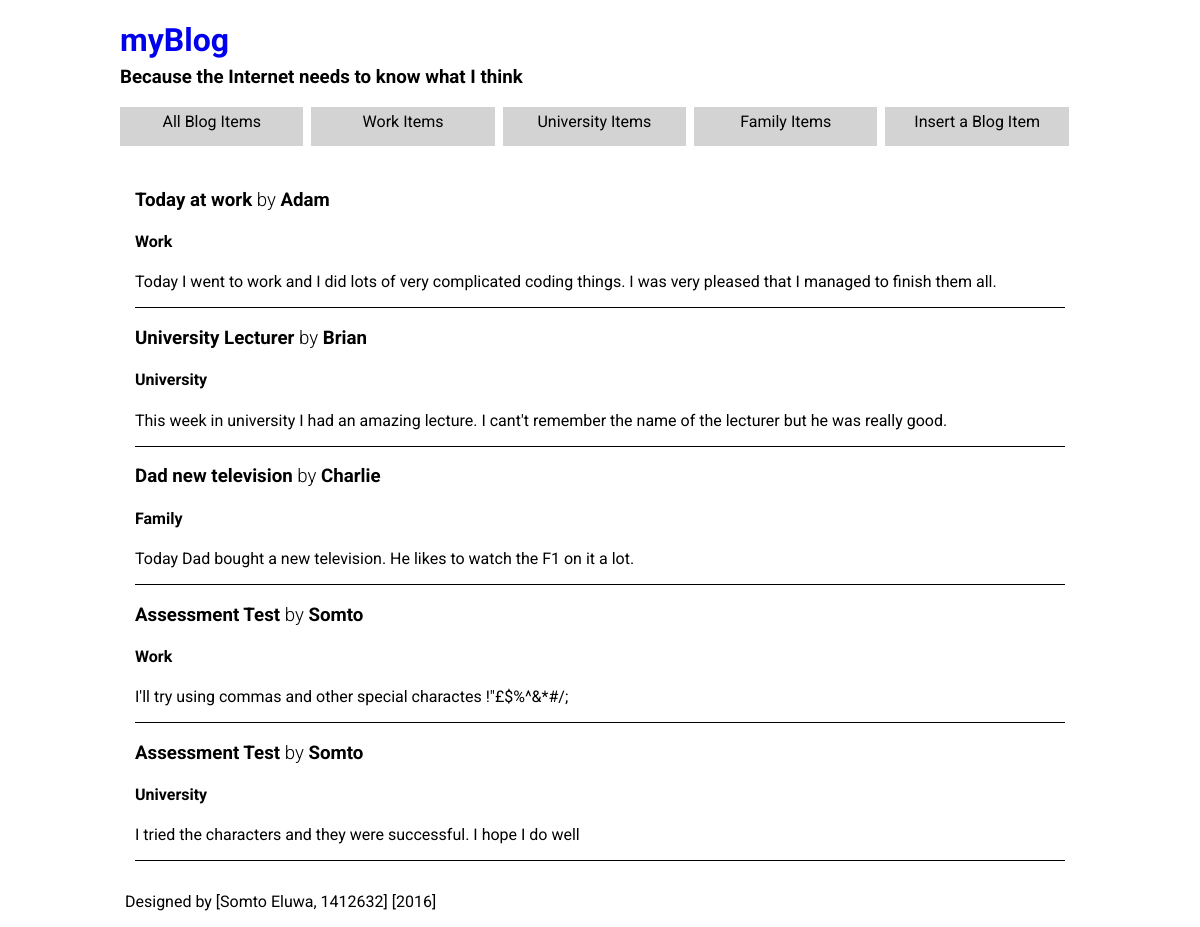
Screenshot of /Task3/blog.php with the database file from the repository.
### tables this page shows
CREATE TABLE `blogview` (
  `blogItemID` int(11) NOT NULL AUTO_INCREMENT,
  `entryTitle` varchar(100) NOT NULL,
  `entrySummary` varchar(300) NOT NULL,
  `category` varchar(100) NOT NULL,
  `submitter` varchar(100) DEFAULT NULL,
  PRIMARY KEY (`blogItemID`)
);

### Task3/blog.php (the view, shortened to what this page needs)
<?php
include ('dbConnect.php');
$category=$_GET['category'];
?>
<!DOCTYPE html>
<html lang="en">
<head>
    <link rel="stylesheet" href="../assets/css/style.css">
</head>
<body>
<header>
    <h1><a href="index.php">myBlog</a></h1>
    <h3>Because the Internet needs to know what I think</h3>
    <nav>
        <ul>
            <li><a href="blog.php">All Blog Items</a></li>
            <li><a href="blog.php?category=Work">Work Items</a></li>
            <li><a href="blog.php?category=University">University Items</a></li>
            <li><a href="blog.php?category=Family">Family Items</a></li>
            <li><a href="add.php">Insert a Blog Item</a></li>
        </ul>
    </nav>
</header>
<main>
    <div class="row">
        <div id="content" class="col-12 col-m-12">
            <?php
            if($_GET['category']){
                $sql_query = "select * from `blogView` WHERE category  = '$category'";
            }else {
                $sql_query = "select * from `blogView`"; }
            $result = mysqli_query($db, $sql_query);
            while ($row = $result->fetch_array()) {
            ?>
            <div id="blogItem">
                <h3><?php echo $row['entryTitle'] ?><span style="font-weight: 300"> by </span><?php echo $row['submitter']?></h3>
                <h4><?php echo $row['category'] ?></h4>
                <p><?php echo $row['entrySummary'] ?></p>
            </div>
                <?php
            }
            ?>
        </div>
    </div>
</main>
<footer>
    <p>Designed by [Somto Eluwa, 1412632] [2016]</p>
</footer>
</body>
</html>

### assets/css/style.css (style rules this page uses)
* { box-sizing: border-box; }
[class*="col-"] { float: left; padding: 15px; }
.row:after { content: ""; clear: both; display: block; }
[class*="col-"] { width: 100%; }
@media only screen and (min-width: 768px) { .col-12 { width: 100%; } }
@media only screen and (min-width: 600px) { .col-m-12 { width: 100%; } }
header h3 { margin-top: -15px; }
header h1 a { text-decoration:none; }
nav { margin-top: 1%; margin-bottom: 1%; position: relative; }
nav ul { list-style-type: none; margin: 0; padding:0; overflow: hidden; }
nav li { float: left; width: 19.1%; background-color: lightgray; margin-right: 8px; text-align: center; }
nav li a { display:inline-block; padding:5px; margin-bottom: 10px; text-decoration: none; color: black; }
body { max-width: 960px; margin-left: auto; margin-right: auto; }
#blogItem { border-bottom: 1px solid black; }
body { font-family: 'Roboto', sans-serif; }
footer { clear: both; padding-left: 5px; }

### rows the page displays
blogview: entryTitle "Today at work", submitter "Adam", category "Work", entrySummary "Today I went to work and I did lots of very complicated coding things. I was very pleased that I managed to finish them all."
blogview: entryTitle "University Lecturer", submitter "Brian", category "University", entrySummary "This week in university I had an amazing lecture. I cant't remember the name of the lecturer but he was really good."
blogview: entryTitle "Dad new television", submitter "Charlie", category "Family", entrySummary "Today Dad bought a new television. He likes to watch the F1 on it a lot."
blogview: entryTitle "Assessment Test", submitter "Somto", category "Work", entrySummary "I'll try using commas and other special charactes !\"£$%^&*#/;"
blogview: entryTitle "Assessment Test", submitter "Somto", category "University", entrySummary "I tried the characters and they were successful. I hope I do well"
